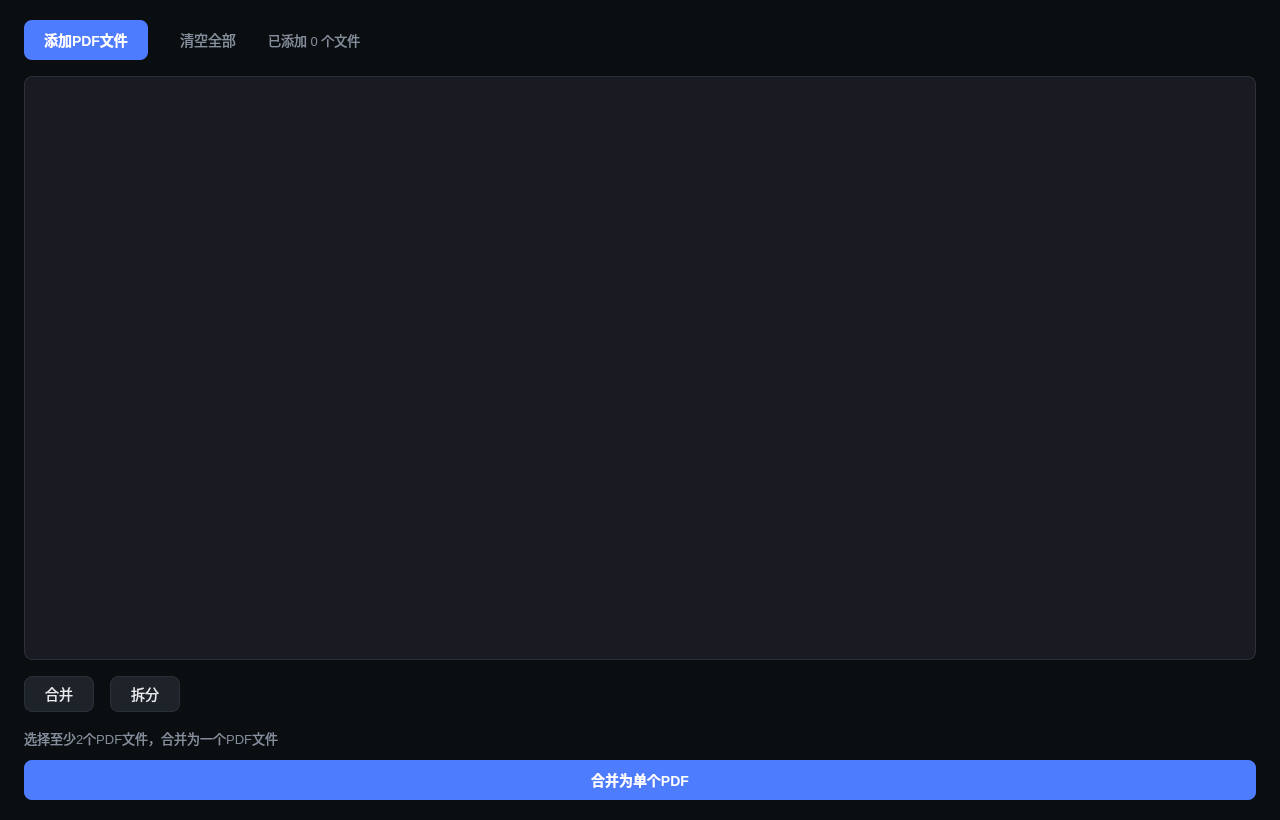
<?xml version="1.0" encoding="UTF-8"?>
<ui version="4.0">
 <class>MergePage</class>
 <widget class="QWidget" name="MergePage">
  <property name="geometry">
   <rect>
    <x>0</x>
    <y>0</y>
    <width>1280</width>
    <height>820</height>
   </rect>
  </property>
  <property name="minimumSize">
   <size>
    <width>1280</width>
    <height>820</height>
   </size>
  </property>
  <property name="styleSheet">
   <string notr="true">QWidget#MergePage {
    background-color: #0B0E11;
}

/* ===== 主要按钮样式 ===== */
QPushButton#btnAddPdf, QPushButton#btnMergePdf {
    background-color: #4D7CFE;
    color: #FFFFFF;
    border: none;
    border-radius: 8px;
    font-family: &quot;Inter&quot;, &quot;微软雅黑&quot;;
    font-size: 14px;
    font-weight: 500;
    padding: 8px 20px;
}

QPushButton#btnAddPdf:hover, QPushButton#btnMergePdf:hover {
    background-color: #3D6CF0;
}

QPushButton#btnAddPdf:pressed, QPushButton#btnMergePdf:pressed {
    background-color: #3560E0;
}

/* ===== 文字按钮样式（清空全部） ===== */
QPushButton#btnClearAll {
    background-color: transparent;
    color: #848E9C;
    border: none;
    border-radius: 8px;
    font-family: &quot;Inter&quot;, &quot;微软雅黑&quot;;
    font-size: 14px;
    padding: 8px 16px;
}

QPushButton#btnClearAll:hover {
    color: #EAECEF;
}

/* ===== 次要按钮样式（合并/拆分） ===== */
QPushButton#btnMerge, QPushButton#btnSplit {
    background-color: #1E2329;
    color: #EAECEF;
    border: 1px solid #2B3139;
    border-radius: 8px;
    font-family: &quot;Inter&quot;, &quot;微软雅黑&quot;;
    font-size: 14px;
    padding: 6px 20px;
}

QPushButton#btnMerge:hover, QPushButton#btnSplit:hover {
    background-color: #282D35;
    border-color: #3D4450;
}

/* ===== 文件列表样式 ===== */
QListWidget#fileListWidget {
    background-color: #1A1A22;
    border: 1px solid #2B3139;
    border-radius: 8px;
    font-family: &quot;Inter&quot;, &quot;微软雅黑&quot;;
    font-size: 14px;
    color: #EAECEF;
    outline: none;
    padding: 4px;
}

QListWidget#fileListWidget::item {
    height: 44px;
    border-radius: 6px;
    padding: 0px 12px;
    color: #EAECEF;
}

QListWidget#fileListWidget::item:hover {
    background-color: #1E2329;
}

QListWidget#fileListWidget::item:selected {
    background-color: #2A3040;
    color: #FFFFFF;
}

/* ===== 状态标签 ===== */
QLabel#lblFileCount {
    color: #848E9C;
    font-family: &quot;Inter&quot;, &quot;微软雅黑&quot;;
    font-size: 13px;
}

QLabel#lblHint {
    color: #848E9C;
    font-family: &quot;Inter&quot;, &quot;微软雅黑&quot;;
    font-size: 13px;
}</string>
  </property>
  <layout class="QVBoxLayout" name="mainLayout">
   <property name="spacing">
    <number>16</number>
   </property>
   <property name="leftMargin">
    <number>24</number>
   </property>
   <property name="topMargin">
    <number>20</number>
   </property>
   <property name="rightMargin">
    <number>24</number>
   </property>
   <property name="bottomMargin">
    <number>20</number>
   </property>
   <item>
    <layout class="QHBoxLayout" name="topBarLayout">
     <property name="spacing">
      <number>16</number>
     </property>
     <item>
      <widget class="QPushButton" name="btnAddPdf">
       <property name="minimumSize">
        <size>
         <width>0</width>
         <height>40</height>
        </size>
       </property>
       <property name="maximumSize">
        <size>
         <width>16777215</width>
         <height>40</height>
        </size>
       </property>
       <property name="text">
        <string>添加PDF文件</string>
       </property>
      </widget>
     </item>
     <item>
      <widget class="QPushButton" name="btnClearAll">
       <property name="minimumSize">
        <size>
         <width>0</width>
         <height>40</height>
        </size>
       </property>
       <property name="maximumSize">
        <size>
         <width>16777215</width>
         <height>40</height>
        </size>
       </property>
       <property name="text">
        <string>清空全部</string>
       </property>
      </widget>
     </item>
     <item>
      <widget class="QLabel" name="lblFileCount">
       <property name="text">
        <string>已添加 0 个文件</string>
       </property>
      </widget>
     </item>
     <item>
      <spacer name="topBarSpacer">
       <property name="orientation">
        <enum>Qt::Orientation::Horizontal</enum>
       </property>
       <property name="sizeHint" stdset="0">
        <size>
         <width>40</width>
         <height>20</height>
        </size>
       </property>
      </spacer>
     </item>
    </layout>
   </item>
   <item>
    <widget class="QListWidget" name="fileListWidget"/>
   </item>
   <item>
    <layout class="QHBoxLayout" name="mergeSplitLayout">
     <property name="spacing">
      <number>16</number>
     </property>
     <item>
      <widget class="QPushButton" name="btnMerge">
       <property name="minimumSize">
        <size>
         <width>0</width>
         <height>36</height>
        </size>
       </property>
       <property name="maximumSize">
        <size>
         <width>16777215</width>
         <height>36</height>
        </size>
       </property>
       <property name="text">
        <string>合并</string>
       </property>
      </widget>
     </item>
     <item>
      <widget class="QPushButton" name="btnSplit">
       <property name="minimumSize">
        <size>
         <width>0</width>
         <height>36</height>
        </size>
       </property>
       <property name="maximumSize">
        <size>
         <width>16777215</width>
         <height>36</height>
        </size>
       </property>
       <property name="text">
        <string>拆分</string>
       </property>
      </widget>
     </item>
     <item>
      <spacer name="mergeSplitSpacer">
       <property name="orientation">
        <enum>Qt::Orientation::Horizontal</enum>
       </property>
       <property name="sizeHint" stdset="0">
        <size>
         <width>40</width>
         <height>20</height>
        </size>
       </property>
      </spacer>
     </item>
    </layout>
   </item>
   <item>
    <layout class="QVBoxLayout" name="bottomLayout">
     <property name="spacing">
      <number>12</number>
     </property>
     <item>
      <widget class="QLabel" name="lblHint">
       <property name="text">
        <string>选择至少2个PDF文件，合并为一个PDF文件</string>
       </property>
      </widget>
     </item>
     <item>
      <widget class="QPushButton" name="btnMergePdf">
       <property name="minimumSize">
        <size>
         <width>0</width>
         <height>40</height>
        </size>
       </property>
       <property name="maximumSize">
        <size>
         <width>16777215</width>
         <height>40</height>
        </size>
       </property>
       <property name="text">
        <string>合并为单个PDF</string>
       </property>
      </widget>
     </item>
    </layout>
   </item>
  </layout>
 </widget>
 <resources/>
 <connections/>
</ui>
